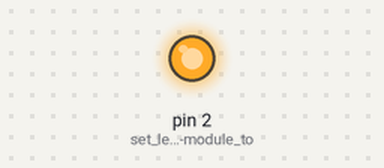
A sketch run on a simulated Arduino Uno, built with avr-gcc and run on an emulated ATmega328P. Shown: output pins drawn as LEDs (lit = HIGH).

Above: at 0.2 s.
At 3.5 s:
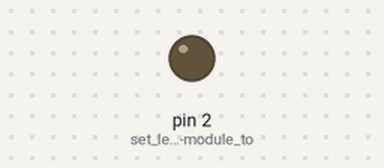
Timing chart, 0 to 5.9 s (numbered marks = the images above):
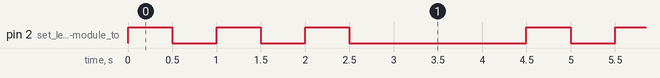

Measured:
- by itself, pin 2 (set_led_of_rgb-module_to): repeats every 4.5 s: 2 × (LOW 0.50 s, HIGH 0.50 s), LOW 2.0 s, HIGH 0.50 s
- by itself, everything shown: repeats every 4.5 s, in 6 steps

The sketch:

2-2_Kontrollstrukturen_Wiederhole.ino
```cpp
// 2.2 Kontrollstrukturen: Wiederhole
// Solution by philipprogramm
//
// Pins
// 2: RGB-Module (from pin 1, 2 or 3)

void setup(){
    pinMode(2, OUTPUT); // set led of rgb-module to output
}
void loop (){
    for (int i=0; i<3; i++){ // Repeat 3 times (while i<3)
        digitalWrite(2, HIGH); // turn led on
        delay(500); // wait 500ms
        digitalWrite(2, LOW); // turn led off
        delay(500); // wait 500ms
    }
    delay(1500); // wait 1500ms cause the last delay isn't seen => otherwise we would wait 2,5s
}
```
